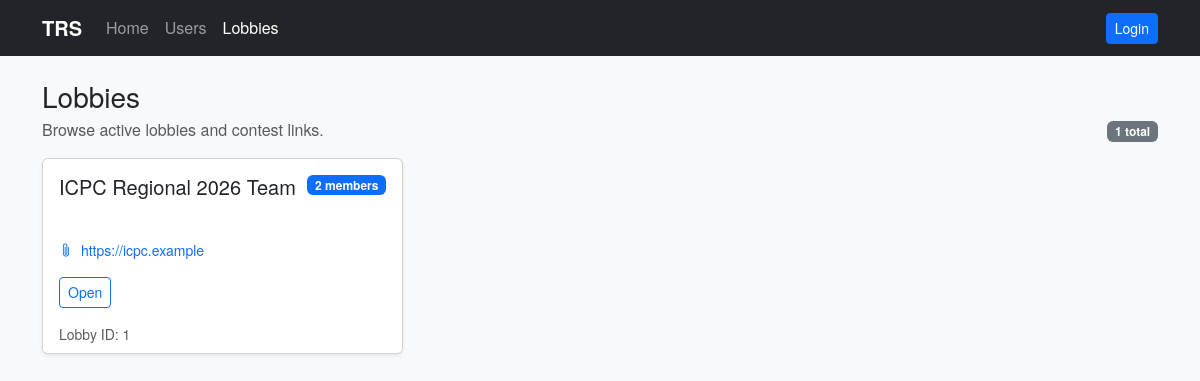
Before: /lobbies with the older database file.
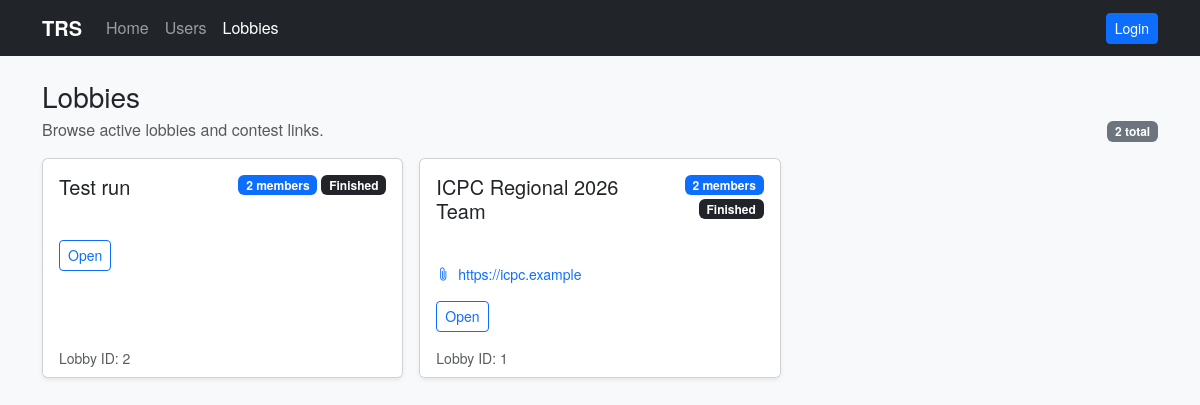
After: the same page with the newer database file.
### models.py (models this page shows)
class Lobby(db.Model):
    id = db.Column(db.Integer, primary_key=True)
    title = db.Column(db.String(200), nullable=False)
    contest_link = db.Column(db.String(500))
    leader_id = db.Column(db.Integer)
    finished = db.Column(db.Boolean, default=False)
    finished_at = db.Column(db.DateTime)
    created_at = db.Column(db.DateTime, default=datetime.utcnow)
    def to_dict(self):
        return {
            'id': self.id,
            'title': self.title,
            'contest_link': self.contest_link,
            'leader_id': self.leader_id,
            'finished': self.finished,
            'finished_at': self.finished_at.isoformat() if self.finished_at else None,
        }
    teams = db.relationship('Team', backref='lobby', cascade='all, delete-orphan')

### app.py (the view)
@app.route('/lobbies')
def lobbies_page():
    from models import Lobby, Team
    qs = Lobby.query.order_by(Lobby.created_at.desc()).all()
    lobbies = []
    viewer = get_current_user()
    for q in qs:
        team = Team.query.filter_by(lobby_id=q.id).first()
        participant_count = len(team.members) if team else 0
        d = q.to_dict()
        d['participant_count'] = participant_count
        d['team_locked'] = bool(team.locked) if team else False
        role = None
        if viewer:
            if q.leader_id and viewer.id == q.leader_id:
                role = 'Leader'
            elif team and any(tm.user_id == viewer.id for tm in team.members):
                role = 'Member'
        d['role'] = role
        lobbies.append(d)
    return render_template('lobbies.html', lobbies=lobbies)

### app.py (called while the page is built)
def get_current_user():
    from models import User
    user_id = session.get('user_id')
    if not user_id:
        return None
    return User.query.get(user_id)

@app.context_processor
def inject_current_user():
    return {'current_user': get_current_user()}

### templates/lobbies.html (shortened to what this page needs)
{% extends 'base.html' %}
{% block content %}
  <div class="d-flex align-items-end justify-content-between gap-3 mb-3">
    <div>
      <h1 class="h3 mb-1">Lobbies</h1>
      <div class="text-muted">Browse active lobbies and contest links.</div>
    </div>
    <div class="d-flex align-items-center gap-2">
      <span class="badge text-bg-secondary">{{ lobbies|length }} total</span>
    </div>
  </div>
  <div class="row g-3">
    {% for lobby in lobbies %}
      <div class="col-md-6 col-lg-4">
        <div class="card h-100 shadow-sm">
          <div class="card-body">
            <div class="d-flex justify-content-between align-items-start gap-2">
              <h5 class="card-title mb-1">{{ lobby.title }}</h5>
              <div class="d-flex gap-1 flex-wrap justify-content-end">
                <span class="badge text-bg-primary">{{ lobby.participant_count }} members</span>
                {% if lobby.finished %}
                  <span class="badge text-bg-dark">Finished</span>
                {% endif %}
              </div>
            </div>
            <div class="text-muted small mb-3">&nbsp;</div>
            {% if lobby.contest_link %}
              <div class="small">
                <a class="text-decoration-none" href="{{ lobby.contest_link }}" target="_blank" rel="noopener noreferrer">
                  <i class="bi bi-paperclip me-1" aria-hidden="true"></i>
                  <span>{{ lobby.contest_link }}</span>
                </a>
              </div>
            {% endif %}
            <div class="mt-3 d-flex gap-2 flex-wrap">
              <a class="btn btn-sm btn-outline-primary" href="{{ url_for('lobby_detail', lobby_id=lobby.id) }}">Open</a>
            </div>
          </div>
          <div class="card-footer bg-white border-top-0 pt-0">
            <div class="small text-muted">Lobby ID: {{ lobby.id }}</div>
          </div>
        </div>
      </div>
    {% else %}
      <div class="col-12">
        <div class="alert alert-secondary mb-0">No lobbies found. Run the seed script to populate the DB.</div>
      </div>
    {% endfor %}
  </div>
{% endblock %}

Changed rows visible on the page:
added Lobby: title "Test run", participant_count "2", shows "Finished", id "2"
changed Lobby "ICPC Regional 2026 Team": now shows "Finished"
Other visible differences:
{{ lobbies|length }}: "1" → "2"
